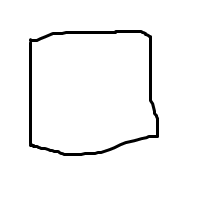
#> input picture Lab 2 - Classification Methods/images/rectangle/rec2.png, 200 x 200 px; its folder holds only this picture in this run
$ jupyter execute --allow-errors MuhammadAlaa.ipynb   (shell and % lines are left out)
#> lines starting #> are read from the running program, lines starting #| are printed output that depends on the picture; after the words box and inside, x2 and y2 are one past the last pixel; in counts of white or black regions, pixels touching at a corner belong together
# Classification Methods
In this lab, it is required to identify between different hand-drawn shapes; such as rectangles, circles, triangles, ellipses, polygons, etc.

We will start our first lab in this course by understanding the main pipeline of any machine learning project:

**Important Note:** **Read all the code and fill the required functions in the 'utils' notebook as you go.**

[cell 1]
#Always make all imports in the first cell of the notebook, run them all once.
import cv2
import numpy as np
import math
import glob
import matplotlib.pyplot as plt
from mpl_toolkits.mplot3d import Axes3D

# A Machine Learning (ML) project is divided into many stages:

## 1. Gathering Data (Data Acquisition):

The first real step of machine learning is gathering data. This step is very important because the **quality and quantity** of data that you gather will directly determine how good your predictive model can be.

In this lab, the data we collect will be the images of hand-drawn shapes. These hand-drawn shapes are mainly freely drawn rectangles, circles and triangles.

We define placeholders for the data as follows:
* **x_train:** This represents the images in the training set.
* **y_train:** This represents the labels of the images in the training set.

[cell 2]
x_train = []
y_train = []
shapes = ['Rectangle', 'Circle', 'Triangle']

[cell 3]
## load rectangle images
for filename in sorted(glob.glob('images/rectangle/*.png')):
    img = cv2.imread(filename) ## cv2.imread reads images in RGB format
#> img is the input picture: shape (200, 200, 3); min 0, max 255, mean 246.1
    x_train.append(img)
    y_train.append(0)

[cell 4]
## load circle images
for filename in sorted(glob.glob('images/circle/*.png')):
    img = cv2.imread(filename)
    x_train.append(img)
    y_train.append(1)

[cell 5]
## load triangle images
for filename in sorted(glob.glob('images/triangle/*.png')):
    img = cv2.imread(filename)
    x_train.append(img)
    y_train.append(2)

[cell 6]
# A good practice is to convert lists into numpy arrays. When it comes to actual machine learning algorithms,
# it is better to work with NumPy arrays.
x_train = np.asarray(x_train)
y_train = np.asarray(y_train)

print ("The size of the training set is: ", x_train.shape)
#| The size of the training set is:  (1, 200, 200, 3)

# We have 19 images of hand-drawn shapes, where each image is an RGB image of dimensions 200x200x3.
# (images, height, width, channels)

print ("The size of the labels of the training set is: ", y_train.shape)
print (y_train)

We will now visualize this dataset.

**Note: You can run the following cell multiple times to view different shapes in the dataset as well as the ground-truth value associated with this training image.**

[cell 7]
# Generate a random index from 0 to 18 inclusive.
random_index = np.random.randint(0,18)

# Plot the image.
#> (the rest of this cell did not finish here and is left out)

- - -
# 2. Data Preprocessing:

The second stage is to convert the raw data into a clean data set. In other words, whenever the data is gathered from different sources it is collected in raw format which is not feasible for the analysis. We need to prepare it to be suitable for our problem.

In this step, we will apply preprocessing to the images in **x_train** as follows:
   1. Convert RGB images to grayscale images. Use the function **cv2.cvtColor**
   2. Remove noise in images by blurring (averaging). Use the function **cv2.blur**
   3. Applying a binary threshold on the image pixels. Use the function **cv2.threshold**. The pixels having intensity less than this threshold should be considered black pixels, and white otherwise.

[cell 8]
def preprocess(img):
    # Preprocess the given image img.

    #-----------------------------------------------------------------------------------------------
    # TODO 1: Convert the image to grayscale (~1 line)
    # Hint: Check the function cv2.cvtColor in opencv.
    gray = cv2.cvtColor(img, cv2.COLOR_BGR2GRAY)

     #-----------------------------------------------------------------------------------------------

    #-----------------------------------------------------------------------------------------------
    # TODO 2: Blur the image to remove any noise in the image. (~1 line)
    # Hint: Check the function cv2.blur in opencv.
    # Hint: Pass the kernel size as an array (3, 3)
    blur = cv2.blur(gray, (3, 3))
    #-----------------------------------------------------------------------------------------------

    #-----------------------------------------------------------------------------------------------
    # TODO 3: Convert the grayscale image to a binary image. Apply a threshold between 50 and 255 on the blurred image.
    #       The pixels having values less than 50 will be considered 0, and 255 otherwise. (~1 line)
    # Hint: Check the function cv2.threshold in opencv.
    # Hint: Use the type cv2.THRESH_BINARY with the type parameter.
    # Hint: This function has two return parameters. You can ignore the first one, and the second is the binary image.
    # Example: _, thresholded_img = cv2.threshold(....)
    _, thresholded_img = cv2.threshold(blur, 50, 255, cv2.THRESH_BINARY)
    #-----------------------------------------------------------------------------------------------

    return thresholded_img

#> (a cell that did not finish here is left out)

[cell 10]
# We will apply the function you implemented for each image in the training set (x_train)
# and add the pre-processed images to a new list (x_train_preprocessed.)
x_train_preprocessed = []
#> x_train_preprocessed = []

for i in range(x_train.shape[0]):
    preprocessed_img = preprocess(x_train[i])
    x_train_preprocessed.append(preprocessed_img)
#> this loop made 1 pass
#> pass 1, in preprocess (call 2), `blur = cv2.blur(gray, (3, 3))`:
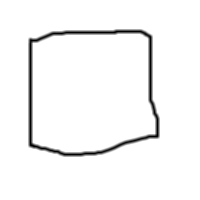
#> blur: shape (200, 200); min 0, max 255, mean 246.1
#> pass 1, in preprocess (call 2), `_, thresholded_img = cv2.threshold(blur, 50, 255, cv2.THRESH_BINARY)`:
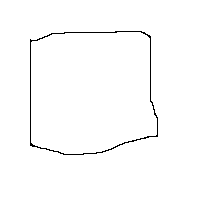
#> thresholded_img: shape (200, 200); 98.7% white; black in thin lines or dots, all inside (x1, y1, x2, y2) = (30, 31, 158, 155)
#> after the loop, x_train_preprocessed = 1 item

# Question 1: Should we do anything for y_train?
#  No

[cell 11]
# Let's inspect what happened after preprocessing

#-----------------------------------------------------------------------------------------------
# TODO 4: Convert x_train_preprocessed into numpy array.
x_train_preprocessed = np.array(x_train_preprocessed)
#-----------------------------------------------------------------------------------------------

#-----------------------------------------------------------------------------------------------
# TODO 5: Print the shape of the new preprocessed training set
shape = x_train_preprocessed.shape
#> shape = (1, 200, 200)
print ("The size of the training set is: ", shape)
#| The size of the training set is:  (1, 200, 200)
#-----------------------------------------------------------------------------------------------


# Question 2: What has changed after pre-processing?
# we converted the image into gray scale and then apply bluinging and thresholding

$ run again, on Lab 2 - Classification Methods/images/rectangle/rec7.png
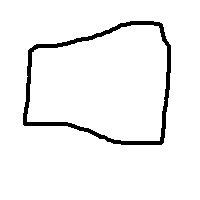
#> input picture Lab 2 - Classification Methods/images/rectangle/rec7.png, 200 x 200 px
#> img is the input picture: shape (200, 200, 3); 95.3% white; 1 black region, box (x1, y1, x2, y2) and area: (23, 21, 171, 145) 1897
#| The size of the training set is:  (1, 200, 200, 3)
#> `x_train_preprocessed = []`: x_train_preprocessed = []
#> after the loop `for i in range(x_train.shape[0]):`: x_train_preprocessed = 1 item
#| The size of the training set is:  (1, 200, 200)
